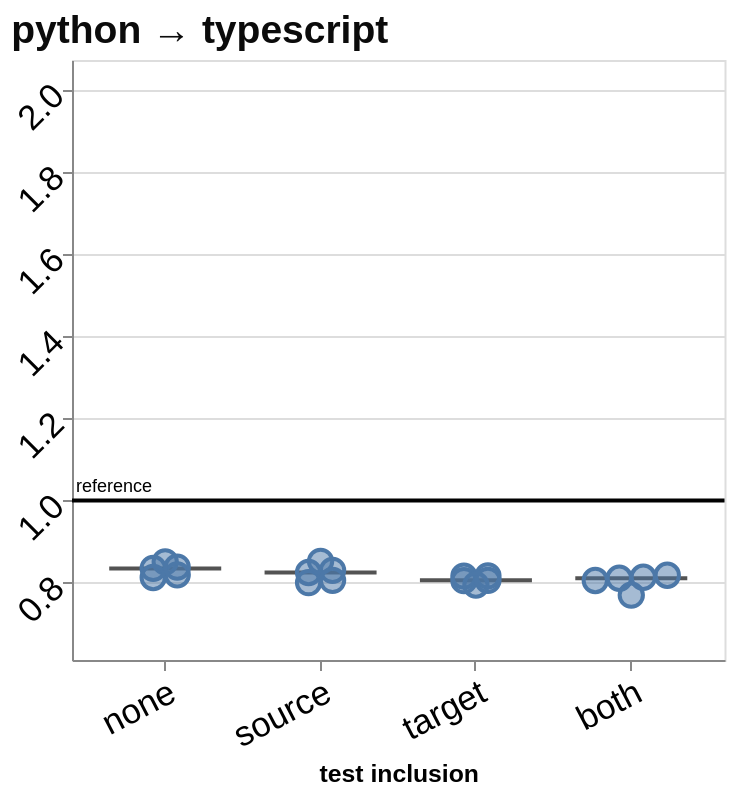

Express this chart as Vega-Lite.
### Vega-Lite specification from a JSON file in a GitHub repository (floating-point values rounded to 4 significant figures)
{"config": {"view": {"continuousWidth": 300, "continuousHeight": 300}, "axis": {"labelAngle": -45}, "axisX": {"labelAngle": -37.5}}, "layer": [{"data": {"name": "data-14fe493c704c9f943a6d8a59518b9d87"}, "mark": {"type": "tick", "color": "#0b0b0b", "opacity": 0.7, "size": 56, "thickness": 2}, "encoding": {"x": {"field": "condition", "sort": ["no tests", "source tests", "target tests", "both tests"], "title": "test inclusion", "type": "nominal", "axis": {"labelFontSize": 17.32, "titleFontSize": 12.38, "labelExpr": "{'no tests': 'none', 'source tests': 'source', 'target tests': 'target', 'both tests': 'both'}[datum.label]", "labelAngle": -27.5}}, "xOffset": {"field": "nudge", "scale": {"domain": [-2, 2], "range": [7.071, 55.07]}, "title": null, "type": "quantitative"}, "y": {"field": "value", "scale": {"domain": [0.6115, 2.073], "nice": false}, "title": null, "type": "quantitative", "axis": {"labelFontSize": 17.32, "titleFontSize": 22}}}}, {"data": {"name": "data-2411f198109f299d7ce56c00f7b584a2"}, "mark": {"type": "point", "filled": true, "size": 136, "fillOpacity": 0.5, "stroke": "#4c78a8", "strokeWidth": 2, "strokeOpacity": 1}, "encoding": {"tooltip": [{"field": "port", "title": "run", "type": "nominal"}, {"field": "value", "format": ".2f", "title": "ladder time ÷ reference", "type": "quantitative"}, {"field": "ladder_rungs_completed", "title": "rungs completed", "type": "quantitative"}, {"field": "ladder_total_ms", "format": ",.1f", "title": "total ms", "type": "quantitative"}], "x": {"field": "condition", "sort": ["no tests", "source tests", "target tests", "both tests"], "title": "test inclusion", "type": "nominal", "axis": {"labelFontSize": 17.32, "titleFontSize": 12.38, "labelExpr": "{'no tests': 'none', 'source tests': 'source', 'target tests': 'target', 'both tests': 'both'}[datum.label]", "labelAngle": -27.5}}, "xOffset": {"field": "nudge", "scale": {"domain": [-2, 2], "range": [7.071, 55.07]}, "title": null, "type": "quantitative"}, "y": {"field": "value", "scale": {"domain": [0.6115, 2.073], "nice": false}, "title": null, "type": "quantitative", "axis": {"labelFontSize": 17.32, "titleFontSize": 22}}}}, {"data": {"name": "data-a630986baac081710e889288b28dd2bb"}, "mark": {"type": "rule", "color": "black", "strokeWidth": 2}, "encoding": {"y": {"field": "value", "scale": {"domain": [0.6115, 2.073], "nice": false}, "title": null, "type": "quantitative", "axis": {"labelFontSize": 17.32, "titleFontSize": 22}}}}, {"data": {"name": "data-a630986baac081710e889288b28dd2bb"}, "mark": {"type": "text", "align": "left", "baseline": "bottom", "dy": -2, "fontSize": 9}, "encoding": {"text": {"field": "label", "type": "nominal"}, "x": {"value": 2}, "y": {"field": "value", "scale": {"domain": [0.6115, 2.073], "nice": false}, "title": null, "type": "quantitative", "axis": {"labelFontSize": 17.32, "titleFontSize": 22}}}}], "height": 300, "title": {"text": "python → typescript", "anchor": "start", "color": "#0b0b0b", "fontSize": 19.5}, "width": 326.2, "$schema": "https://vega.github.io/schema/vega-lite/v6.4.1.json", "datasets": {"data-14fe493c704c9f943a6d8a59518b9d87": [{"condition": "no tests", "value": 0.8346, "nudge": 0.0}, {"condition": "source tests", "value": 0.8247, "nudge": 0.0}, {"condition": "target tests", "value": 0.8055, "nudge": 0.0}, {"condition": "both tests", "value": 0.8106, "nudge": 0.0}], "data-2411f198109f299d7ce56c00f7b584a2": [{"run_id": "20260909T005215Z_9a3e20fe", "condition": "no tests", "ladder_rungs_completed": 19, "ladder_total_ms": 12060.0, "value": 0.8506, "reference": 1.0, "port": "9a3e20fe", "nudge": 0.0}, {"run_id": "20260909T024849Z_b96078c6", "condition": "no tests", "ladder_rungs_completed": 19, "ladder_total_ms": 11580.0, "value": 0.8124, "reference": 1.0, "port": "b96078c6", "nudge": -0.5}, {"run_id": "20260909T130706Z_31ac2789", "condition": "no tests", "ladder_rungs_completed": 19, "ladder_total_ms": 11840.0, "value": 0.819, "reference": 1.0, "port": "31ac2789", "nudge": 0.5}, {"run_id": "20260909T151143Z_170b737d", "condition": "no tests", "ladder_rungs_completed": 19, "ladder_total_ms": 11680.0, "value": 0.8346, "reference": 1.0, "port": "170b737d", "nudge": -0.5}, {"run_id": "20260909T182714Z_2643e4be", "condition": "no tests", "ladder_rungs_completed": 19, "ladder_total_ms": 11780.0, "value": 0.8377, "reference": 1.0, "port": "2643e4be", "nudge": 0.5}, {"run_id": "20260909T002206Z_273cf6b9", "condition": "source tests", "ladder_rungs_completed": 19, "ladder_total_ms": 12020.0, "value": 0.8298, "reference": 1.0, "port": "273cf6b9", "nudge": 0.5}, {"run_id": "20260909T022216Z_19e0fe30", "condition": "source tests", "ladder_rungs_completed": 19, "ladder_total_ms": 11590.0, "value": 0.8247, "reference": 1.0, "port": "19e0fe30", "nudge": -0.5}, {"run_id": "20260909T124157Z_4ee67ba2", "condition": "source tests", "ladder_rungs_completed": 19, "ladder_total_ms": 11630.0, "value": 0.8, "reference": 1.0, "port": "4ee67ba2", "nudge": -0.5}, {"run_id": "20260909T144331Z_5b46f630", "condition": "source tests", "ladder_rungs_completed": 19, "ladder_total_ms": 11730.0, "value": 0.8519, "reference": 1.0, "port": "5b46f630", "nudge": 0.0}, {"run_id": "20260909T180307Z_280f3890", "condition": "source tests", "ladder_rungs_completed": 19, "ladder_total_ms": 11530.0, "value": 0.8056, "reference": 1.0, "port": "280f3890", "nudge": 0.5}, {"run_id": "20260909T004354Z_a47a3057", "condition": "target tests", "ladder_rungs_completed": 19, "ladder_total_ms": 11840.0, "value": 0.8158, "reference": 1.0, "port": "a47a3057", "nudge": -0.5}, {"run_id": "20260909T023701Z_e94dca40", "condition": "target tests", "ladder_rungs_completed": 19, "ladder_total_ms": 11520.0, "value": 0.8165, "reference": 1.0, "port": "e94dca40", "nudge": 0.5}, {"run_id": "20260909T125752Z_09b2c811", "condition": "target tests", "ladder_rungs_completed": 19, "ladder_total_ms": 11530.0, "value": 0.8047, "reference": 1.0, "port": "09b2c811", "nudge": -0.5}, {"run_id": "20260909T150124Z_a7cd2ee9", "condition": "target tests", "ladder_rungs_completed": 19, "ladder_total_ms": 11420.0, "value": 0.8055, "reference": 1.0, "port": "a7cd2ee9", "nudge": 0.5}, {"run_id": "20260909T181751Z_00b43b48", "condition": "target tests", "ladder_rungs_completed": 19, "ladder_total_ms": 11530.0, "value": 0.7941, "reference": 1.0, "port": "00b43b48", "nudge": 0.0}, {"run_id": "20260909T001426Z_1c28aa33", "condition": "both tests", "ladder_rungs_completed": 19, "ladder_total_ms": 11720.0, "value": 0.8179, "reference": 1.0, "port": "1c28aa33", "nudge": 1.5}, {"run_id": "20260909T020947Z_ffb57550", "condition": "both tests", "ladder_rungs_completed": 19, "ladder_total_ms": 11850.0, "value": 0.8052, "reference": 1.0, "port": "ffb57550", "nudge": -1.5}, {"run_id": "20260909T123239Z_5982b634", "condition": "both tests", "ladder_rungs_completed": 19, "ladder_total_ms": 11500.0, "value": 0.7697, "reference": 1.0, "port": "5982b634", "nudge": 0.0}, {"run_id": "20260909T142951Z_4ff7cdec", "condition": "both tests", "ladder_rungs_completed": 19, "ladder_total_ms": 11910.0, "value": 0.8106, "reference": 1.0, "port": "4ff7cdec", "nudge": -0.5}, {"run_id": "20260909T175143Z_62b61540", "condition": "both tests", "ladder_rungs_completed": 19, "ladder_total_ms": 12160.0, "value": 0.813, "reference": 1.0, "port": "62b61540", "nudge": 0.5}], "data-a630986baac081710e889288b28dd2bb": [{"value": 1.0, "label": "reference"}]}, "padding": {"left": 5, "top": 5, "right": 6.25, "bottom": 5}}
